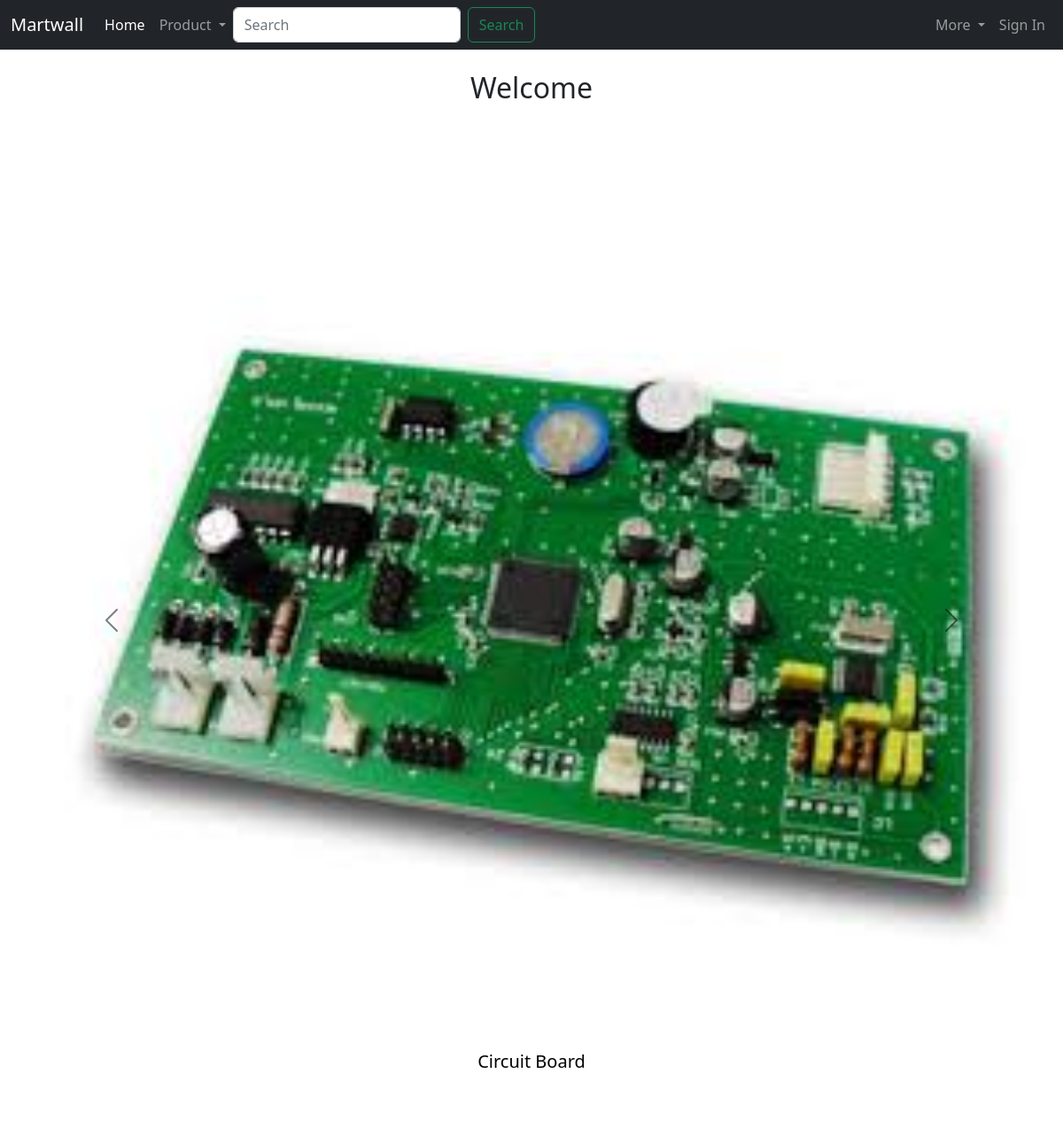
The page / on the database its author committed.
### tables this page shows
CREATE TABLE `product` (
  `product_id` int(5) NOT NULL,
  `product_name` varchar(20) NOT NULL,
  `price` int(5) NOT NULL,
  `description` text NOT NULL,
  `is_featured` tinyint(1) NOT NULL,
  `category_id` int(5) NOT NULL,
  `product_image` varchar(50) NOT NULL
);

### app/core/Controller.php (called while the page is built, shortened)
<?php
class Controller{
	public function view($name, $data = []){
		include('app/views/' . $name . '.php');
	}
}

### app/controllers/Main.php (called while the page is built, shortened)
<?php
class Main extends \app\core\Controller {
    public function index() {
    $product = new \app\models\Product();
        $products = $product->getAllFeatured();
        $this->view('Main/index', $products);
    }
}

### app/core/App.php (called while the page is built, shortened)
<?php
class App{
	private $method = 'index';
	public function __construct(){
		$url = self::parseUrl();
		$this->controller = new $this->controller;
		$params = $url ? array_values($url) : [];
		call_user_func_array([$this->controller, $this->method], $params);
	}
}

### index.php (called while the page is built, shortened)
<?php
	new app\core\App();

### app/models/Product.php (called while the page is built, shortened)
<?php
class Product extends \app\core\Model {
	public function getAllFeatured() {
		$SQL = "SELECT * FROM product WHERE is_featured=1";
		$STMT = self::$_connection->prepare($SQL);
		$STMT->execute();
		$STMT->setFetchMode(\PDO::FETCH_CLASS, 'app\models\Product');
		return $STMT->fetchAll();
	}
}

### app/core/Model.php (called while the page is built, shortened)
<?php
class Model{
	public function __construct(){
		$server = 'localhost';
		$dbname = 'ecom_project';
		$username = 'root';
		$password = '';
	}
}

### app/views/Main/index.php (the view, shortened to what this page needs)
<!DOCTYPE html>
<html lang="en">
	<head>
        <link href="https://cdn.jsdelivr.net/npm/bootstrap@5.2.3/dist/css/bootstrap.min.css" rel="stylesheet">
	</head>
	<body>
		<?php include 'app\views\includes\userHeader.php'; ?>
		<div class="container mb-4">
			<h2 class="h1-responsive font-weight-bold text-center my-4">Welcome</h2>
			<div id="carouselExampleControls" class="carousel carousel-dark slide" data-bs-ride="carousel">
			<div class="carousel-inner">
				<?php
				foreach($data as $item) {
					if ($item == $data[0]) {
						echo "<div class='carousel-item active'>
							<a href='Product/usedProductDetails/$item->product_id'><img style='width:100%; aspect-ratio:1/1; object-fit:contain;' src='/images/$item->product_image'  name='product_img_preview' id='product_img_preview' class='d-block w-100' alt='...'></a>
							<div class='carousel-caption d-none d-md-block'>
								<h5>$item->product_name</h5>
							</div>
						</div>";
					}
				}
				?>
			</div>
			<button class="carousel-control-prev" type="button" data-bs-target="#carouselExampleControls" data-bs-slide="prev">
				<span class="carousel-control-prev-icon" aria-hidden="true"></span>
			</button>
			<button class="carousel-control-next" type="button" data-bs-target="#carouselExampleControls" data-bs-slide="next">
				<span class="carousel-control-next-icon" aria-hidden="true"></span>
			</button>
		</div>
		</div>
	</body>
</html>

### rows shown on the page
product: product_image (picture), product_name "Circuit Board"
